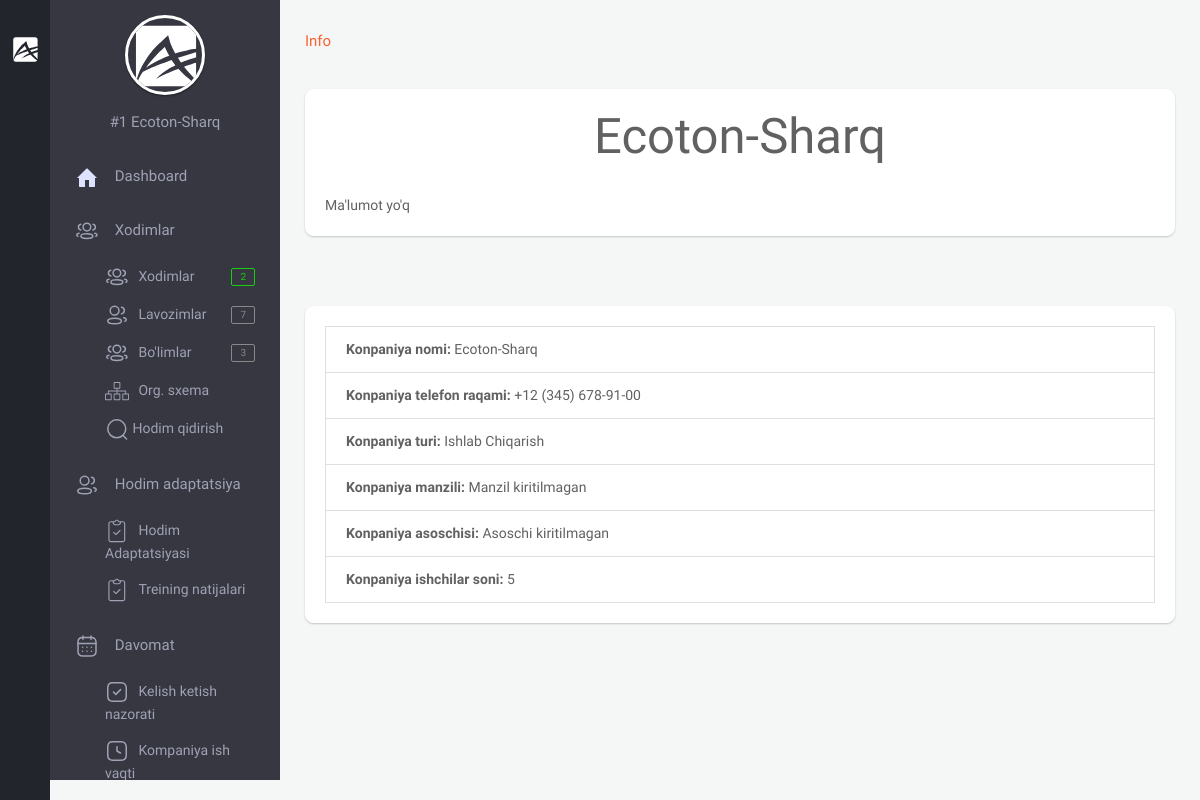
Page /backoffice/info (signed in) on the earlier database version.
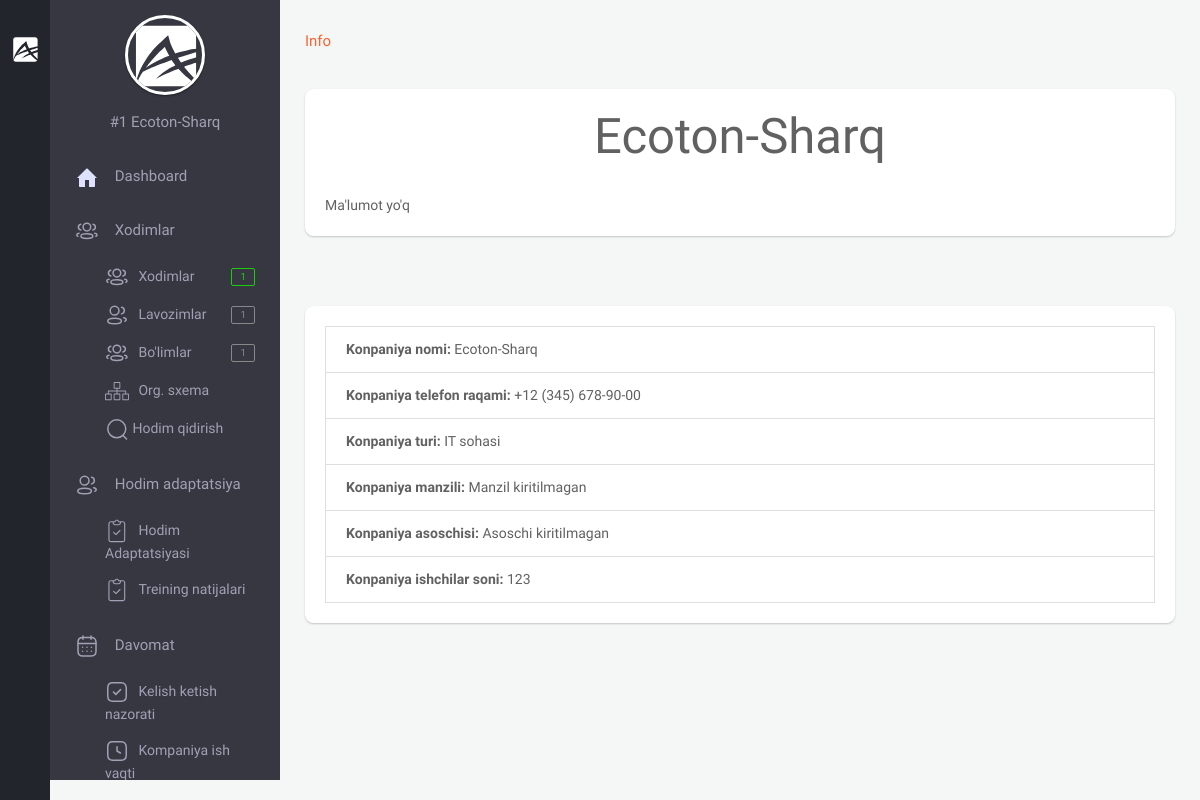
Same page on the later database version.
### app/models.py (models this page shows, shortened)
class Company(models.Model):
    name = models.CharField(max_length=100, verbose_name="Kompaniya nomi")
    phone = models.CharField(max_length=25, null=True, blank=True, verbose_name="Kompaniya telefon raqami")
    type = models.ForeignKey(TypeCompany, on_delete=models.CASCADE, null=True, blank=True,
                             verbose_name="Kompaniya turi")
    address = models.CharField(max_length=255, null=True, blank=True, verbose_name="Kompaniya manzili")
    creator = models.CharField(max_length=255, null=True, blank=True, verbose_name="Kompaniya asoschisi")
    text = RichTextUploadingField(null=True, blank=True, verbose_name="Kompaniya haqida qisqacha ma'lumot")
    video = models.FileField(upload_to='company/video/', null=True, blank=True,
                             verbose_name="Kompaniya haqida qisqacha video")
    info = models.TextField(null=True, blank=True, verbose_name="Bot uchun qisqacha ma'lumot")
    logo = models.ImageField(upload_to='company/image/', null=True, blank=True, verbose_name="Kompaniya logotipi")
    amount_of_staff = models.IntegerField(verbose_name="Hodimlar soni", default=1)
    created_at = models.DateTimeField(auto_now_add=True)
    def __str__(self):
        return f'#{self.id}  {self.name}'
    @property
    def logo_url(self):
        if self.logo and hasattr(self.logo, 'url'):
            return self.logo.url
    class Meta:
        ordering = ['-created_at']
        verbose_name_plural = "Kompaniya ma'lumotini qo'shish"

class TypeCompany(models.Model):
    name = models.CharField(max_length=100, verbose_name="Kompaniya turini nomi")
    created_at = models.DateTimeField(auto_now_add=True)
    class Meta:
        verbose_name_plural = "Kompaniya turi"

### backoffice/views.py (the view)
# urls.py: path('info', views.CompanyTemplateView.as_view(), name='info'),
class CompanyTemplateView(LoginRequiredMixin, generic.TemplateView):
    template_name = 'backoffice/pages/company/index.html'
    def get_context_data(self, **kwargs):
        ctx = super(CompanyTemplateView, self).get_context_data(**kwargs)
        ctx['company'] = models.User.objects.get(company=self.request.user.company)
        ctx['item'] = models.Company.objects.get(id=self.request.user.company.id)
        return ctx

### backoffice/context_processors.py (called while the page is built)
def staff_amount(request):
    amount_staff = None
    if request.user.is_anonymous == False:
        company = request.user.company
        staff = models.Staff.objects.filter(company=company)
        amount_staff = staff.count()
    return {"amount_staff": amount_staff}

def position_amount(request):
    position_amounts = None
    if request.user.is_anonymous == False:
        company = request.user.company
        position = models.Position.objects.filter(company=company)
        position_amounts = position.count()
    return {
        'position_amounts': position_amounts
    }

def department_amount(request):
    department_amounts = None
    if request.user.is_anonymous == False:
        company = request.user.company
        department = models.Department.objects.filter(company=company)
        department_amounts = department.count()
    return {
        'department_amounts': department_amounts
    }

### templates/backoffice/pages/company/index.html (shortened to what this page needs)
{% extends 'backoffice/base.html' %}
{% block content %}
    <section class="content">
        <div class="container-fluid">
            <div class="row clearfix">
                <div class="col-lg-12 col-md-12 col-sm-12">
                    <div class="card">
                        <div class="header">
                            <ul class="list-unstyled">
                                <li>
                                    <a href="">Info</a>
                                </li>
                            </ul>
                        </div>
                        <div class="body">
                            <div class="list-group">
                                <h1 class="text-center">{{ item.name }}</h1>
                               {% if company.company.text %}
                                    {{ company.company.text|safe }}
                               {% else %}
                                   Ma'lumot yo'q
                               {% endif %}
                            </div>
                        </div>
                    </div>
                </div>
            </div>
            <div class="row clearfix">
                <div class="col-lg-12 col-md-12">
                <div class="card">
                    <div class="header">
                    </div>
                    <div class="body">
                       <ul class="list-group">
                            <li class="list-group-item"><strong>Konpaniya nomi: </strong>{{ item.name }}</li>
                            <li class="list-group-item"><strong>Konpaniya telefon raqami: </strong>{{ item.phone }}</li>
                            <li class="list-group-item"><strong>Konpaniya turi: </strong>{{ item.type.name }}</li>
                            <li class="list-group-item"><strong>Konpaniya manzili: </strong>{% if item.address %}{{ item.address }}{% else %}Manzil kiritilmagan{% endif %} </li>
                            <li class="list-group-item"><strong>Konpaniya asoschisi: </strong>{% if item.creator %}{{ item.creator }}{% else %}Asoschi kiritilmagan{% endif %}</li>
                            <li class="list-group-item"><strong>Konpaniya ishchilar soni: </strong>{{ item.amount_of_staff }}</li>
                        </ul>
                    </div>
                </div>
            </div>
            </div>
        </div>
    </section>
{% endblock %}

### templates/backoffice/parts/minileftbar.html (shortened to what the changed rows need)
{% load static %}
<aside class="right_menu">
    <div id="leftsidebar" class="sidebar">
        <div class="menu">
            <ul class="list">
                <li>
                    <ul class="ml-menu" style="display: block;">
                        <li>
                                <a href="{% url 'staff' %}" class="waves-effect waves-block">
                                    <span>Xodimlar</span>
                                    <span class="badge badge-success float-right">{{ amount_staff }}</span>
                                </a>
                        </li>
                        <li>
                                <a href="{% url 'position' %}" class="waves-effect waves-block">
                                    <span>Lavozimlar</span>
                                    <span class="badge badge-default float-right">{{ position_amounts }}</span>
                                </a>
                        </li>
                        <li>
                                <a href="{% url 'department' %}" class="waves-effect waves-block">
                                    <span>Bo'limlar</span>
                                    <span class="badge badge-default float-right">{{ department_amounts }}</span>
                                </a>
                        </li>
                    </ul>
                </li>
            </ul>
        </div>
    </div>
</aside>

Differences in the rows shown:
changed Company "Ecoton-Sharq": phone "+12 (345) 678-91-00" → "+12 (345) 678-90-00"; type.name "Ishlab Chiqarish" → "IT sohasi"; amount_of_staff "5" → "123"
Other differences:
{{ amount_staff }}: "2" → "1"
{{ position_amounts }}: "7" → "1"
{{ department_amounts }}: "3" → "1"
